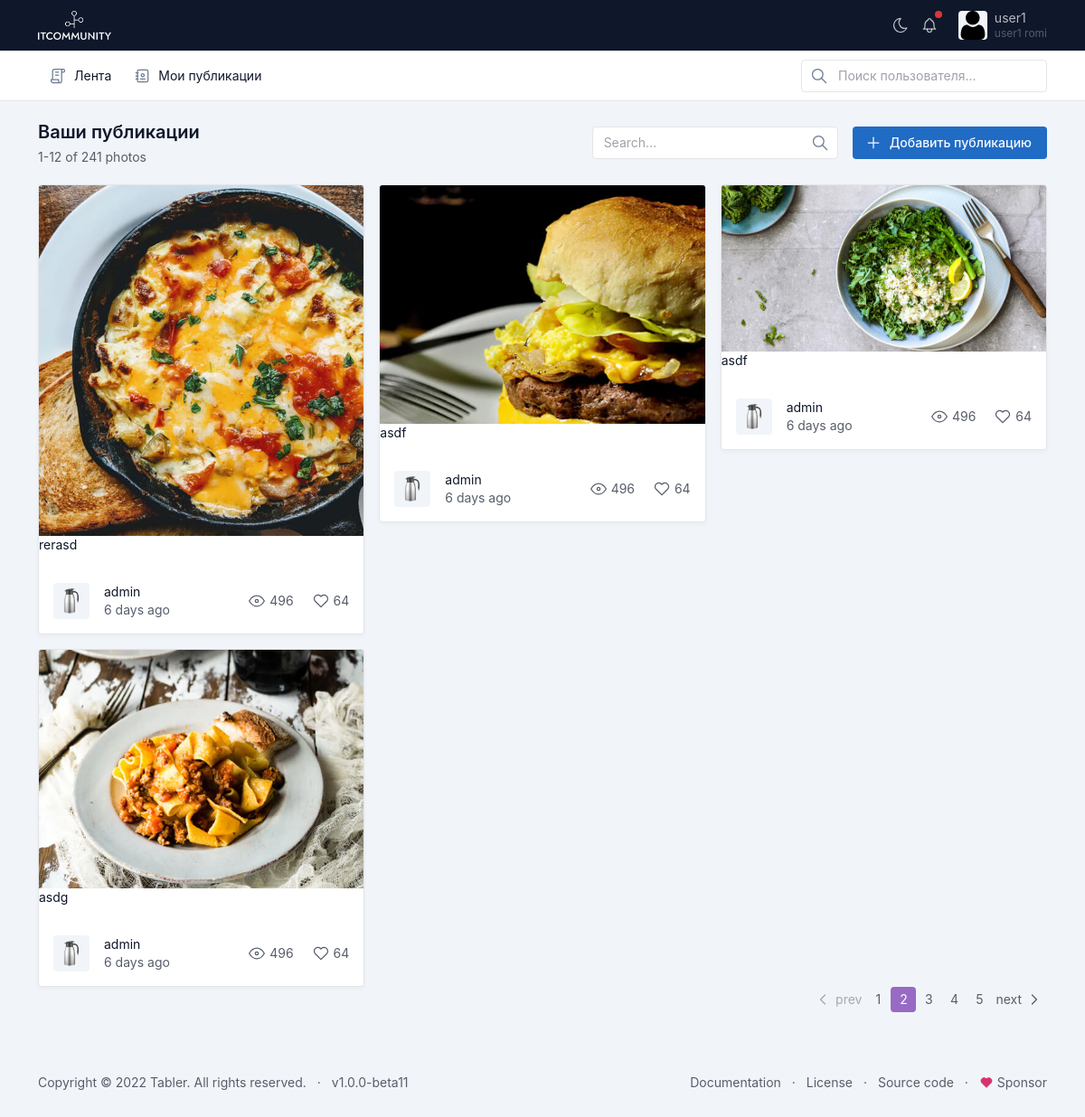
Screenshot of / (signed in) with the database file from the repository.
### apps/accounts/models.py (models this page shows, shortened)
class User(AbstractUser):
    avatar = models.ImageField(
        upload_to="users/avatars/",
        null=True,  # для базы
        blank=True,  # для формы
        verbose_name="Фото профиля"
    )
    birthday = models.DateField("Дата рождения", null=True)
    phone = models.CharField("Номер телефона", max_length=14, null=True)
    following = models.ManyToManyField("self", blank=True, null=True,
                 related_name="followers", symmetrical=False)
    is_private = models.BooleanField(default=False)
    class Meta:
        verbose_name = "Пользователь"
        verbose_name_plural = "Пользователи"

### apps/posts/models.py (models this page shows, shortened)
class Post(models.Model):
    author = models.ForeignKey(User, on_delete=models.CASCADE, related_name="posts")
    image = models.ImageField(upload_to="posts/")
    description = models.TextField()
    is_archive = models.BooleanField(default=False)
    created = models.DateTimeField(auto_now_add=True)
    updated = models.DateTimeField(auto_now=True)
    likes = models.ManyToManyField(
        User,
        related_name="user_likes",
        null=True,
        blank=True
    )
    class Meta:
        verbose_name = "Публикация"
        verbose_name_plural = "Публикации"

### apps/posts/views.py (the view)
# urls.py: path("", FollowinPostsView.as_view(), name="index"),
class FollowinPostsView(LoginRequiredMixin, ListView):
    model = Post
    template_name = "following_posts.html"
    def get_queryset(self):
        following = self.request.user.following.all()
        posts = Post.objects.filter(
            author__in=following,
            is_archive=False
        )
        return posts
    def get_context_data(self, **kwargs):
        context = super().get_context_data(**kwargs)
        context["form"] = PostCreateForm()
        return context

### apps/posts/forms.py
class PostCreateForm(forms.ModelForm):
    class Meta:
        model = Post
        fields = [
            "image",
            "description",
        ]
        widgets = {
            "image": forms.FileInput(
                attrs = {"class":"form-control"},
            ),
            "description": forms.Textarea(
                attrs= {"class":"form-control"}
            )
        }
        labels = {
            "image": "Изображение",
            "description": "Описание публикации"
        }

### apps/posts/templates/following_posts.html (shortened to what this page needs)
{% extends 'base.html' %}
{% block content %}
<div class="container-xl">
    <div class="page-header d-print-none">
      <div class="row g-2 align-items-center">
        <div class="col">
          <h2 class="page-title">
            Ваши публикации
          </h2>
          <div class="text-muted mt-1">1-12 of 241 photos</div>
        </div>
        <div class="col-12 col-md-auto ms-auto d-print-none">
          <div class="d-flex">
            <div class="me-3">
              <div class="input-icon">
                <input type="text" value="" class="form-control" placeholder="Search…">
                <span class="input-icon-addon">
                </span>
              </div>
            </div>
            <a href="#" class="btn btn-primary" data-bs-toggle="modal" data-bs-target="#modal-report">
              Добавить публикацию
            </a>
          </div>
        </div>
      </div>
    </div>
</div>
<div class="page-body">
    <div class="container-xl">
      <div class="row row-cards">
        {% for post in object_list %}
        <div class="col-sm-6 col-lg-4">
          <div class="card card-sm">
            <a href="{% url 'post_detail' post.id %}" class="d-block"><img src="{{post.image.url}}" class="card-img-top"></a>
            <p>{{ post.description }}</p>
              <div class="card-body">
              <div class="d-flex align-items-center">
                {% if post.author.avatar %}
                <span class="avatar me-3 rounded" style="background-image: url({{post.author.avatar.url}})"></span>
                {% else %}
                <span class="avatar me-3 rounded" style="background-image: url(/static/img/icons/user_profile.png)"></span>
                {% endif %}
                <div>
                  <div>{{ post.author.username }}</div>
                  <div class="text-muted">6 days ago</div>
                </div>
                <div class="ms-auto">
                  <a href="#" class="text-muted">
                    496
                  </a>
                  <a href="#" class="ms-3 text-muted">
                    64
                  </a>
                </div>
              </div>
            </div>
          </div>
        </div>
        {% endfor %}
      </div>
      <div class="d-flex">
        <ul class="pagination ms-auto">
          <li class="page-item disabled">
            <a class="page-link" href="#" tabindex="-1" aria-disabled="true">
              <svg xmlns="http://www.w3.org/2000/svg" class="icon" width="24" height="24" viewBox="0 0 24 24" stroke-width="2" stroke="currentColor" fill="none" stroke-linecap="round" stroke-linejoin="round"><path stroke="none" d="M0 0h24v24H0z" fill="none"/><polyline points="15 6 9 12 15 18" /></svg>
              prev
            </a>
          </li>
          <li class="page-item"><a class="page-link" href="#">1</a></li>
          <li class="page-item active"><a class="page-link" href="#">2</a></li>
          <li class="page-item"><a class="page-link" href="#">3</a></li>
          <li class="page-item"><a class="page-link" href="#">4</a></li>
          <li class="page-item"><a class="page-link" href="#">5</a></li>
          <li class="page-item">
            <a class="page-link" href="#">
              next
              <svg xmlns="http://www.w3.org/2000/svg" class="icon" width="24" height="24" viewBox="0 0 24 24" stroke-width="2" stroke="currentColor" fill="none" stroke-linecap="round" stroke-linejoin="round"><path stroke="none" d="M0 0h24v24H0z" fill="none"/><polyline points="9 6 15 12 9 18" /></svg>
            </a>
          </li>
        </ul>
      </div>
    </div>
</div>
{% endblock %}

### apps/posts/templates/base.html (shortened to what this page needs)
<!doctype html>
<html lang="en">
  <head>
    {% load static %}
    <link href="{% static 'css/tabler.min.css' %}" rel="stylesheet"/>
    <link href="{% static 'css/tabler-flags.min.css' %}" rel="stylesheet"/>
    <link href="{% static 'css/tabler-payments.min.css' %}" rel="stylesheet"/>
    <link href="{% static 'css/tabler-vendors.min.css' %}" rel="stylesheet"/>
    <link href="{% static 'css/demo.min.css' %}" rel="stylesheet"/>
  </head>
  <body>
      <div  class="page">
        <header class="navbar navbar-expand-md navbar-dark d-print-none">
            <div class="container-xl">
              <h1 class="navbar-brand navbar-brand-autodark d-none-navbar-horizontal pe-0 pe-md-3">
                <a href=".">
                  <img src="/static/img/icons/itcommunity_white.png" width="110" height="32" alt="ITcommunity" class="navbar-brand-image">
                </a>
              </h1>
              <div class="navbar-nav flex-row order-md-last">
                <div class="d-none d-md-flex">
                  <a href="?theme=dark" class="nav-link px-0 hide-theme-dark" title="Enable dark mode" data-bs-toggle="tooltip" data-bs-placement="bottom">
                  </a>
                  <div class="nav-item dropdown d-none d-md-flex me-3">
                    <a href="#" class="nav-link px-0" data-bs-toggle="dropdown" tabindex="-1" aria-label="Show notifications">
                      <span class="badge bg-red"></span>
                    </a>
                  </div>
                </div>
                {% if request.user.is_authenticated %}
                <div class="nav-item dropdown">
                  <a href="#" class="nav-link d-flex lh-1 text-reset p-0" data-bs-toggle="dropdown" aria-label="Open user menu">
                    {% if request.user.avatar %}
                    <span class="avatar avatar-sm" style="background-image: url( {{request.user.avatar.url}} )"></span>
                    {% else %}
                    <span class="avatar avatar-sm" style="background-image: url(/static/img/icons/user_profile.png)"></span>
                    {% endif %}
                    <div class="d-none d-xl-block ps-2">
                      <div>{{ request.user.username }}</div>
                      <div class="mt-1 small text-muted">
                        {{request.user.first_name}}
                        {{request.user.last_name}}
                      </div>
                    </div>
                  </a>
                </div>
                {% else %}
                  <div class="nav-item">
                  <a href="{% url 'sign_in' %}">Войти</a>
                  <a href="{% url 'register' %}">Зарегистрироваться</a>
                </div>
                {% endif %}
              </div>
            </div>
        </header>
        <div class="navbar-expand-md">
            <div class="collapse navbar-collapse" id="navbar-menu">
              <div class="navbar navbar-light">
                <div class="container-xl">
                  <ul class="navbar-nav">
                    <li class="nav-item">
                      <a class="nav-link" href="{% url 'index'  %}" >
                        <span class="nav-link-icon d-md-none d-lg-inline-block">
                        </span>
                        <span class="nav-link-title">
                          Лента
                        </span>
                      </a>
                    </li>
                    <li class="nav-item">
                      <a class="nav-link" href="{% url 'user_posts' %}" >
                        <span class="nav-link-icon d-md-none d-lg-inline-block">
                        </span>
                        <span class="nav-link-title">
                          Мои публикации
                        </span>
                      </a>
                    </li>
                  </ul>
                  <div class="my-2 my-md-0 flex-grow-1 flex-md-grow-0 order-first order-md-last">
                    <form action="{% url 'search_users' %}" method="get">
                      <div class="input-icon">
                        <span class="input-icon-addon">
                        </span>
                        <input name="query" type="text" value="" class="form-control" placeholder="Поиск пользователя..." aria-label="Search in website">
                      </div>
                    </form>
                  </div>
                </div>
              </div>
            </div>
        </div>
        <div class="page-wrapper">
            {% block content %}
            {% endblock %}
            <footer class="footer footer-transparent d-print-none">
                <div class="container-xl">
                  <div class="row text-center align-items-center flex-row-reverse">
                    <div class="col-lg-auto ms-lg-auto">
                      <ul class="list-inline list-inline-dots mb-0">
                        <li class="list-inline-item"><a href="./docs/index.html" class="link-secondary">Documentation</a></li>
                        <li class="list-inline-item"><a href="./license.html" class="link-secondary">License</a></li>
                        <li class="list-inline-item"><a href="https://github.com/tabler/tabler" target="_blank" class="link-secondary" rel="noopener">Source code</a></li>
                        <li class="list-inline-item">
                          <a href="https://github.com/sponsors/codecalm" target="_blank" class="link-secondary" rel="noopener">
                            Sponsor
                          </a>
                        </li>
                      </ul>
                    </div>
                    <div class="col-12 col-lg-auto mt-3 mt-lg-0">
                      <ul class="list-inline list-inline-dots mb-0">
                        <li class="list-inline-item">
                          Copyright &copy; 2022
                          <a href="." class="link-secondary">Tabler</a>.
                          All rights reserved.
                        </li>
                        <li class="list-inline-item">
                          <a href="./changelog.html" class="link-secondary" rel="noopener">
                            v1.0.0-beta11
                          </a>
                        </li>
                      </ul>
                    </div>
                  </div>
                </div>
            </footer>
        </div>
      </div>
  </body>
</html>

### apps/posts/templates/base.html (style rules this page uses)
:root { --tblr-font-sans-serif: Inter,-apple-system,BlinkMacSystemFont,San Francisco,Segoe UI,Roboto,Helvetica Neue,sans-serif !important; }

### rows the page displays
User: user.username "user1", user.first_name "user1", user.last_name "romi"
Post: image (picture), description "rerasd", author.avatar (picture), author.username "admin"
Post: image (picture), description "asdf", author.avatar (picture), author.username "admin"
Post: image (picture), description "asdf", author.avatar (picture), author.username "admin"
Post: image (picture), description "asdg", author.avatar (picture), author.username "admin"
